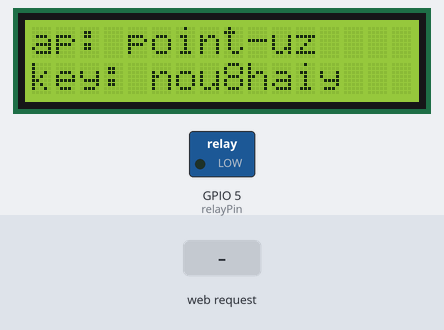
Bench run of a sketch on a simulated ESP8266 (NodeMCU). Parts: 16×2 character LCD, switched loads named in the sketch (green lamp = pin HIGH). The inputs (shaded band) are chosen by the test bench.

Above: at 2.1 s.
At 7.1 s:
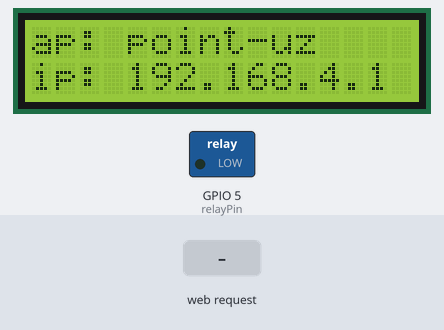
9.3 s: HTTP request GET / received
At 10.1 s:
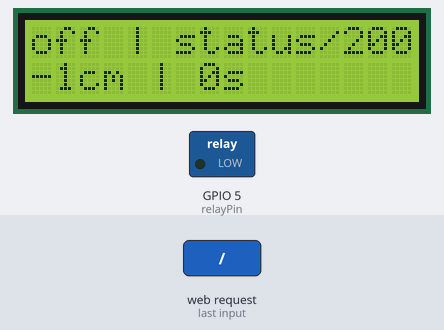
12.3 s: HTTP request GET /sensor received
At 12.9 s:
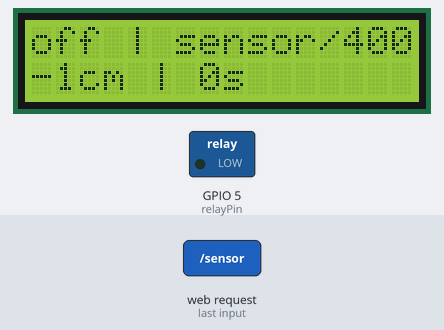
Timing chart, 0 to 15.3 s (numbered marks = the images above; inputs shaded):
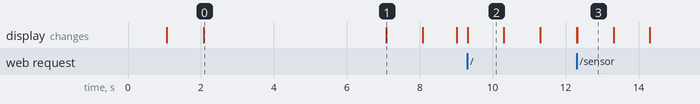

Measured:
- after the input at 9.3 s, the display: changes at once (image 2)
- after the input at 12.3 s, the display: first differs from a run without the input at once (image 3)
- what the display in image 0 shows lasts 5.0 s, from 2.1 s to 7.1 s
- what the display in image 1 shows lasts 1.0 s, from 7.1 s to 8.1 s

The sketch:

relay.ino
```cpp
#include <LiquidCrystal.h>
#include <ESP8266WebServer.h>

const String  version = "AP-1.0";
const char*   ssid = "point-uz";
const char*   key = "nou8haiy";
const int     channel = 2;
const int     relayPin = 5;
const int     distanceStart = 100, // Distance to turn on relay [cm]
              distanceStop  = 30,  // Distance to turn off relay [cm]
              distanceMax = 400;   // Max appropriate sensor distance
const
unsigned long intervalIdle    =     1 * 60 * 60 * 1000, // 1 minutes: max working time without sensor update [ms]
              intervalProtect =     1 * 60 * 60 * 1000, // 1 hour:    protection time of relay [ms]
              intervalMaxWorking =  4 * 60 * 60 * 1000; // 4 hours:   max working time

int           distance=-1;
String        StatusRelay = "off",
              StatusNetwork = "n/a";
uint64_t      timerGeneral = 0,
              timerSensor = 0,
              timerStop = 0,
              timerStart = 0;
unsigned long sensorCounter = 0,
              onCounter = 0;

IPAddress addr_local(192,168,4,1);
IPAddress addr_gw(192,168,4,1);
IPAddress addr_netmask(255,255,255,0);

const char* wifi_codes[] = {
    "IDLE",
    "NO_SSID",
    "SCAN_COMPLETED",
    "CONNECTED",
    "CONNECT_FAILED",
    "CONNECTION_LOST",
    "DISCONNECTED"
};

LiquidCrystal    lcd(12,13,4,0,2,14);
ESP8266WebServer server(80);

uint64_t millis64() {
    static uint32_t low32, high32;
    uint32_t new_low32 = millis();
    if (new_low32 < low32) high32++;
    low32 = new_low32;
    return (uint64_t) high32 << 32 | low32;
}

String uint64ToString(uint64_t input) {
    String result = "";
    uint8_t base = 10;

    do {
        char c = input % base;
        input /= base;

        if (c < 10)
            c +='0';
        else
            c += 'A' - 10;
        result = c + result;
    } while (input);

    return result;
}

void updateRelay() {
    // Stop Relay
    if ((distance < distanceStop ||                    // when tank becomes full
         millis64() - timerSensor >= intervalIdle ||     // when no data from sensor
         millis64() - timerStart > intervalMaxWorking || // when working too long
         distance == -1 ) &&                           // when sensor data is invalid
                             StatusRelay == "on") {    // when relay is on
            digitalWrite(relayPin, LOW);
            timerStop = millis64();
            StatusRelay = "off";
    };

    // Start Relay
    if (distance > distanceStart &&                 // when tank becomes empty
        distance > 0 &&                             // when sensor data is valid
        StatusRelay == "off" &&                     // when relay is off
        millis64() - timerSensor < intervalIdle &&    // when data from sensor is being recieved
        (millis64() - timerStop  > intervalProtect || onCounter == 0 )) { // when time from last on was passed
            digitalWrite(relayPin, HIGH);
            timerStart = millis64();
            StatusRelay = "on";
            onCounter++;
    };
}

void LCDStatus() {
    lcd.setCursor(0,0);
    lcd.print(StatusRelay             + " | " + StatusNetwork                                          + "                ");
    lcd.setCursor(0,1);
    lcd.print(String(distance) + "cm" + " | " + uint64ToString((millis64() - timerGeneral)/1000) + "s" + "                ");
}

String IpAddress2String(const IPAddress& ipAddress) {
    return String(ipAddress[0]) + String(".") +\
           String(ipAddress[1]) + String(".") +\
           String(ipAddress[2]) + String(".") +\
           String(ipAddress[3]);
}

String WebStatus() {
    String msg, LastOn, LastOff;

    if (timerStart != 0) LastOn  = uint64ToString((millis64() - timerStart)/1000) + "s"; else LastOn  = "n/a";
    if (timerStop  != 0) LastOff = uint64ToString((millis64() - timerStop) /1000) + "s"; else LastOff = "n/a";

    msg += "Relay:               " + StatusRelay + "\n";
    msg += "Last Reply:          " + StatusNetwork + "\n";
    msg += "Distance:            " + String(distance)                       + "cm" + "\n";
    msg += "Sensor Conn Counter: " + String(sensorCounter)                         + "\n";
    msg += "Relay On Counter:    " + String(onCounter)                             + "\n";
    msg += "General Timer:       " + uint64ToString((millis64() - timerGeneral)/1000) + "s"  + "\n";
    msg += "Sensor Timer:        " + uint64ToString((millis64() - timerSensor) /1000) + "s"  + "\n";
    msg += "Last On Timer:       " + LastOn                                        + "\n";
    msg += "Last Off Timer:      " + LastOff                                       + "\n";
    msg += "Uptime:              " + uint64ToString( millis64()                /1000) + "s"  + "\n";
    msg += "\n";
    msg += "Start Distance:      " + String(distanceStart)                  + "cm" + "\n";
    msg += "Stop Distance:       " + String(distanceStop)                   + "cm" + "\n";
    msg += "Idle Interval:       " + String(intervalIdle/60/1000)           + "m"  + "\n";
    msg += "Protection Interval: " + String(intervalProtect/60/1000)        + "m"  + "\n";
    msg += "Max Interval:        " + String(intervalMaxWorking/60/1000)     + "m"  + "\n";
    return msg;
}

void updateGeneralTimer() { timerGeneral = millis64(); }
void updateSensorTimer()  { timerSensor  = millis64(); sensorCounter++; }

void handle_Status() {
    server.send(200, "text/plain", WebStatus());
    StatusNetwork = "status/200";
    updateGeneralTimer();
}

void handle_Sensor() {
    boolean has_distnace = 0;
    for (uint8_t i = 0; i < server.args(); i++) {
        if (server.argName(i) == "distance") {
            distance = server.arg(i).toInt();
            if (distance <= 0 || distance > distanceMax) { distance = -1; }
            has_distnace = 1;
            server.send(200, "text/plain", "UPDATED");
            StatusNetwork = "sensor/200";
            updateGeneralTimer();
            updateSensorTimer();
        }
    }
    if (has_distnace == 0) {
        server.send(400, "text/plain", "No distance in request");
        StatusNetwork = "sensor/400";
        updateGeneralTimer();
    }
}

void handle_NotFound(){
    server.send(404, "text/plain", "Not found");
    StatusNetwork = "notfnd/404";
    updateGeneralTimer();
}

void setup() {
    // Init display
    lcd.begin(16, 2);
    lcd.clear();
    lcd.setCursor(0,0);
    lcd.print("boot: " + version);
    delay(1000);

    // Init relay pin
    digitalWrite(relayPin, LOW);
    pinMode(relayPin, OUTPUT);

    // Init WiFi Access Point
    lcd.clear();
    lcd.print("init wi-fi");
    delay(1000);

    lcd.clear();
    lcd.print("ap: " + String(ssid));
    lcd.setCursor(0,1);
    lcd.print("key: " + String(key));
    delay(5000);

    lcd.clear();
    lcd.print("ap: " + String(ssid));

    // Start Access Point
    WiFi.mode(WIFI_OFF);
    WiFi.setPhyMode(WIFI_PHY_MODE_11B);
    WiFi.mode(WIFI_AP);
    WiFi.softAPConfig(addr_local, addr_gw, addr_netmask);
    WiFi.softAP(ssid, key, channel);

    IPAddress ipaddress = WiFi.softAPIP();
    lcd.setCursor(0,1);
    lcd.print("ip: " + IpAddress2String(ipaddress));

    server.on("/", handle_Status);
    server.on("/sensor", handle_Sensor);
    server.onNotFound(handle_NotFound);

    // Start webserver
    server.begin();

    delay(1000);
}

void loop() {
    LCDStatus();
    server.handleClient();
    updateRelay();
}
```
